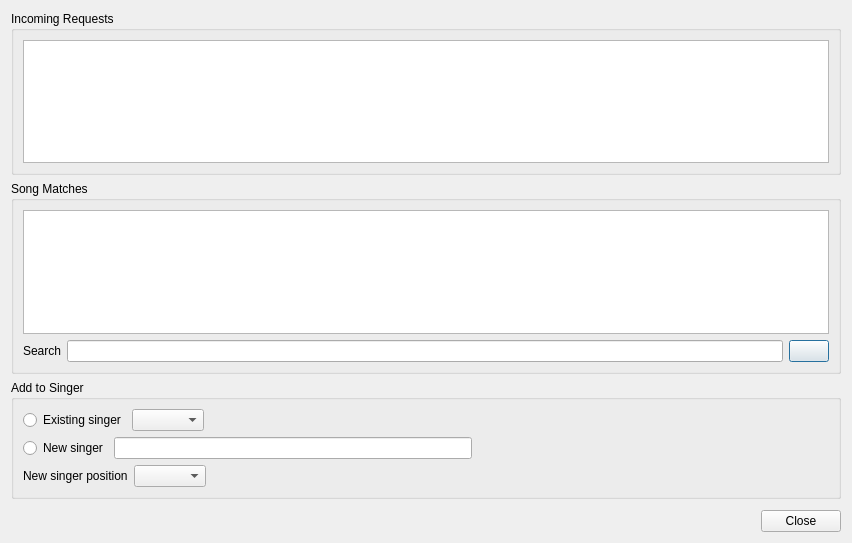
<?xml version="1.0" encoding="UTF-8"?>
<ui version="4.0">
 <class>KhRequestsDialog</class>
 <widget class="QDialog" name="KhRequestsDialog">
  <property name="geometry">
   <rect>
    <x>0</x>
    <y>0</y>
    <width>852</width>
    <height>543</height>
   </rect>
  </property>
  <property name="windowTitle">
   <string>Incoming Requests</string>
  </property>
  <layout class="QVBoxLayout" name="verticalLayout_3">
   <item>
    <widget class="QGroupBox" name="groupBox">
     <property name="title">
      <string>Incoming Requests</string>
     </property>
     <layout class="QVBoxLayout" name="verticalLayout_2">
      <item>
       <widget class="QTreeView" name="treeViewRequests">
        <property name="alternatingRowColors">
         <bool>true</bool>
        </property>
        <property name="rootIsDecorated">
         <bool>false</bool>
        </property>
        <property name="itemsExpandable">
         <bool>false</bool>
        </property>
        <property name="allColumnsShowFocus">
         <bool>true</bool>
        </property>
        <property name="wordWrap">
         <bool>true</bool>
        </property>
        <property name="expandsOnDoubleClick">
         <bool>false</bool>
        </property>
       </widget>
      </item>
     </layout>
    </widget>
   </item>
   <item>
    <widget class="QGroupBox" name="groupBox_2">
     <property name="title">
      <string>Song Matches</string>
     </property>
     <layout class="QVBoxLayout" name="verticalLayout">
      <item>
       <widget class="QTreeView" name="treeViewSearch"/>
      </item>
      <item>
       <layout class="QHBoxLayout" name="horizontalLayout">
        <item>
         <widget class="QLabel" name="label">
          <property name="text">
           <string>Search</string>
          </property>
         </widget>
        </item>
        <item>
         <widget class="QLineEdit" name="lineEdit"/>
        </item>
        <item>
         <widget class="QPushButton" name="pushButtonSearch">
          <property name="text">
           <string/>
          </property>
          <property name="icon">
           <iconset resource="resources.qrc">
            <normaloff>:/icons/Icons/system-search.png</normaloff>:/icons/Icons/system-search.png</iconset>
          </property>
         </widget>
        </item>
       </layout>
      </item>
     </layout>
    </widget>
   </item>
   <item>
    <widget class="QGroupBox" name="groupBox_3">
     <property name="title">
      <string>Add to Singer</string>
     </property>
     <layout class="QVBoxLayout" name="verticalLayout_4">
      <item>
       <layout class="QHBoxLayout" name="horizontalLayout_2">
        <item>
         <widget class="QRadioButton" name="radioButtonExistingSinger">
          <property name="text">
           <string>Existing singer</string>
          </property>
         </widget>
        </item>
        <item>
         <widget class="QComboBox" name="comboBox"/>
        </item>
        <item>
         <spacer name="horizontalSpacer">
          <property name="orientation">
           <enum>Qt::Horizontal</enum>
          </property>
          <property name="sizeHint" stdset="0">
           <size>
            <width>40</width>
            <height>20</height>
           </size>
          </property>
         </spacer>
        </item>
       </layout>
      </item>
      <item>
       <layout class="QHBoxLayout" name="horizontalLayout_3">
        <item>
         <widget class="QRadioButton" name="radioButtonNewSinger">
          <property name="text">
           <string>New singer</string>
          </property>
         </widget>
        </item>
        <item>
         <widget class="QLineEdit" name="lineEdit_2"/>
        </item>
        <item>
         <spacer name="horizontalSpacer_2">
          <property name="orientation">
           <enum>Qt::Horizontal</enum>
          </property>
          <property name="sizeHint" stdset="0">
           <size>
            <width>40</width>
            <height>20</height>
           </size>
          </property>
         </spacer>
        </item>
       </layout>
      </item>
      <item>
       <layout class="QHBoxLayout" name="horizontalLayout_4">
        <property name="topMargin">
         <number>0</number>
        </property>
        <item>
         <widget class="QLabel" name="label_2">
          <property name="text">
           <string>New singer position</string>
          </property>
         </widget>
        </item>
        <item>
         <widget class="QComboBox" name="comboBox_2"/>
        </item>
        <item>
         <spacer name="horizontalSpacer_3">
          <property name="orientation">
           <enum>Qt::Horizontal</enum>
          </property>
          <property name="sizeHint" stdset="0">
           <size>
            <width>40</width>
            <height>20</height>
           </size>
          </property>
         </spacer>
        </item>
       </layout>
      </item>
     </layout>
    </widget>
   </item>
   <item>
    <layout class="QHBoxLayout" name="horizontalLayout_5">
     <property name="topMargin">
      <number>5</number>
     </property>
     <item>
      <spacer name="horizontalSpacer_4">
       <property name="orientation">
        <enum>Qt::Horizontal</enum>
       </property>
       <property name="sizeHint" stdset="0">
        <size>
         <width>40</width>
         <height>20</height>
        </size>
       </property>
      </spacer>
     </item>
     <item>
      <widget class="QPushButton" name="pushButtonClose">
       <property name="text">
        <string>Close</string>
       </property>
      </widget>
     </item>
    </layout>
   </item>
  </layout>
 </widget>
 <resources>
  <include location="resources.qrc"/>
 </resources>
 <connections/>
</ui>
